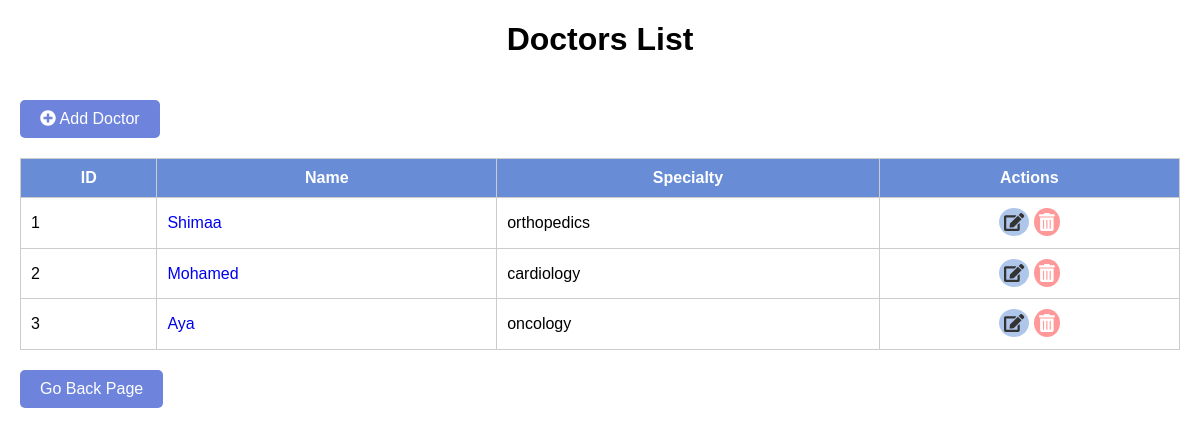
The app's page /doctors/, older data.
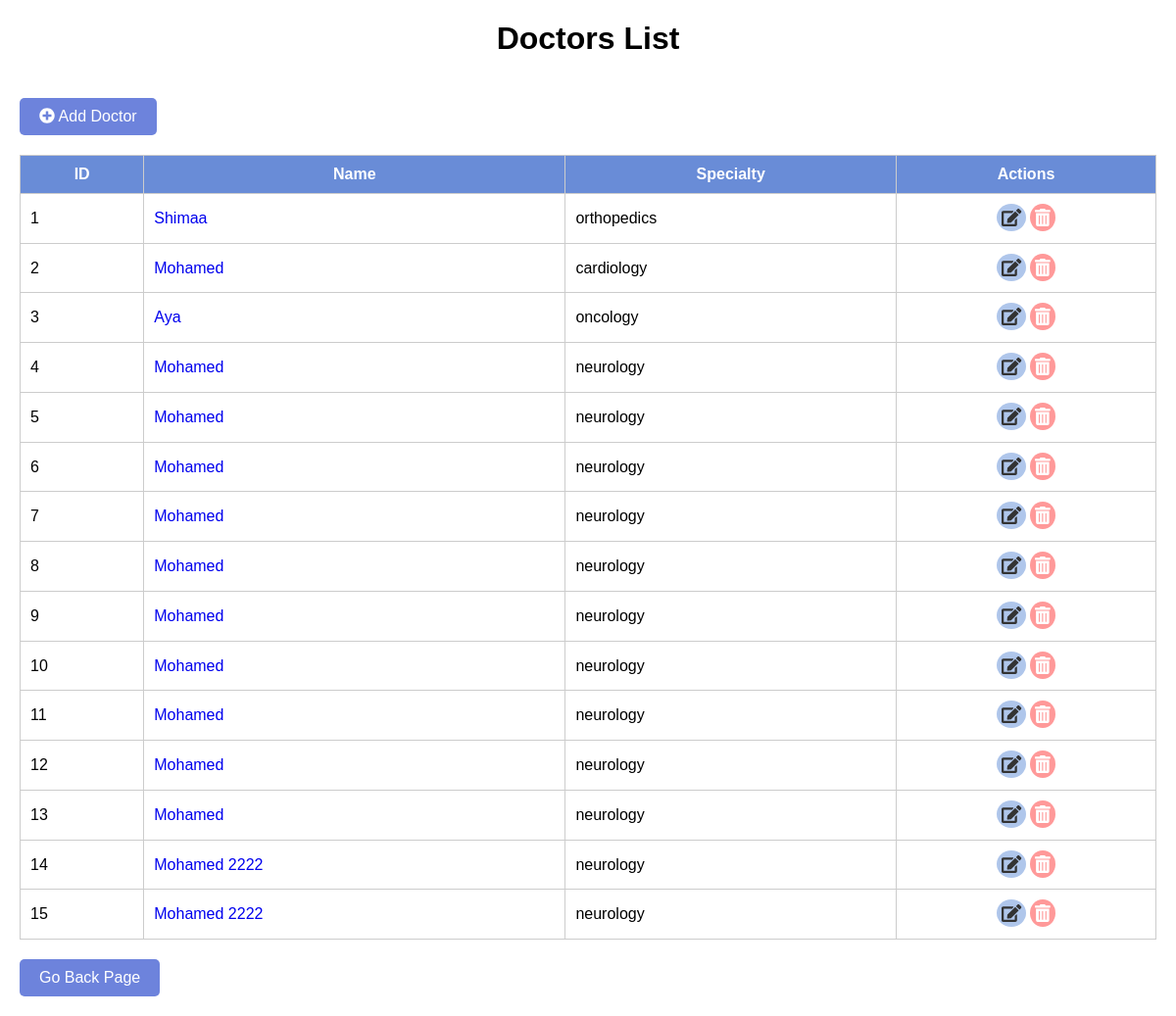
The same page, newer data.
### hospital_app/models.py (models this page shows, shortened)
class Doctor(models.Model):
    FirstName = models.CharField(max_length=100)
    LastName = models.CharField(max_length=100)
    Gender = models.CharField(max_length=3,choices=[('F',"Female"),('M',"Male")],default='M')
    Specialty = models.CharField( max_length=100,
        choices=[
            ('cardiology', 'Cardiology'),
            ('neurology', 'Neurology'),
            ('pediatrics', 'Pediatrics'),
            ('orthopedics', 'Orthopedics'),
            ('gynecology', 'Gynecology'),
            ('oncology', 'Oncology'),
            ('dermatology', 'Dermatology'),
        ])
    ContactNumber = models.CharField(max_length=20)
    Email = models.EmailField()
    Department = models.ForeignKey(Department, on_delete=models.SET_NULL, null=True)

### hospital_app/views.py (the view)
# urls.py: path('doctors/', list_doctors),
def list_doctors(request):
    data = Doctor.objects.all()
    return render(request, 'list_doctors.html', {'context':data})

### hospital_app/templates/list_doctors.html (shortened to what this page needs)
<!DOCTYPE html>
<html lang="en">
<head>
    <link rel="stylesheet" href="https://cdnjs.cloudflare.com/ajax/libs/font-awesome/5.15.3/css/all.min.css">
</head>
<body>
    <h1>Doctors List</h1>
    <a href="create_doctor">
        <button class="add-doctor-btn">
            <i class="fas fa-plus-circle"></i> Add Doctor
        </button>
    </a>
    <table>
        <thead>
            <tr>
                <th>ID</th>
                <th>Name</th>
                <th>Specialty</th>
                <th>Actions</th>
            </tr>
        </thead>
        <tbody>
            {% for doctor in context %}
            <tr>
                <td>{{ doctor.id }}</td>
                <td><a href="{{doctor.id}}">{{ doctor.FirstName }}</a></td>
                <td>{{ doctor.Specialty }}</td>
                <td class="actions">
                    <a href='{{doctor.id}}/edit_doctor'
                        onclick="return confirm('Are you sure you want to edit this doctor?')">
                        <i class="fas fa-edit edit-btn"></i>
                    </a>
                    <a href='{{doctor.id}}/delete_doctor'
                        onclick="return confirm('Are you sure you want to delete this doctor?')">
                        <i class="fas fa-trash-alt delete-btn"></i>
                    </a>
                </td>
            </tr>
            {% endfor %}
        </tbody>
    </table>
    <button class="go-back-btn" onclick="goBack()">Go Back Page</button>
</body>
</html>

Row changes from the older to the newer data that the page shows:
added Doctor: id "4", FirstName "Mohamed", Specialty "neurology"
added Doctor: id "5", FirstName "Mohamed", Specialty "neurology"
added Doctor: id "6", FirstName "Mohamed", Specialty "neurology"
added Doctor: id "7", FirstName "Mohamed", Specialty "neurology"
added Doctor: id "8", FirstName "Mohamed", Specialty "neurology"
added Doctor: id "9", FirstName "Mohamed", Specialty "neurology"
added Doctor: id "10", FirstName "Mohamed", Specialty "neurology"
added Doctor: id "11", FirstName "Mohamed", Specialty "neurology"
added Doctor: id "12", FirstName "Mohamed", Specialty "neurology"
added Doctor: id "13", FirstName "Mohamed", Specialty "neurology"
added Doctor: id "14", FirstName "Mohamed 2222", Specialty "neurology"
added Doctor: id "15", FirstName "Mohamed 2222", Specialty "neurology"
